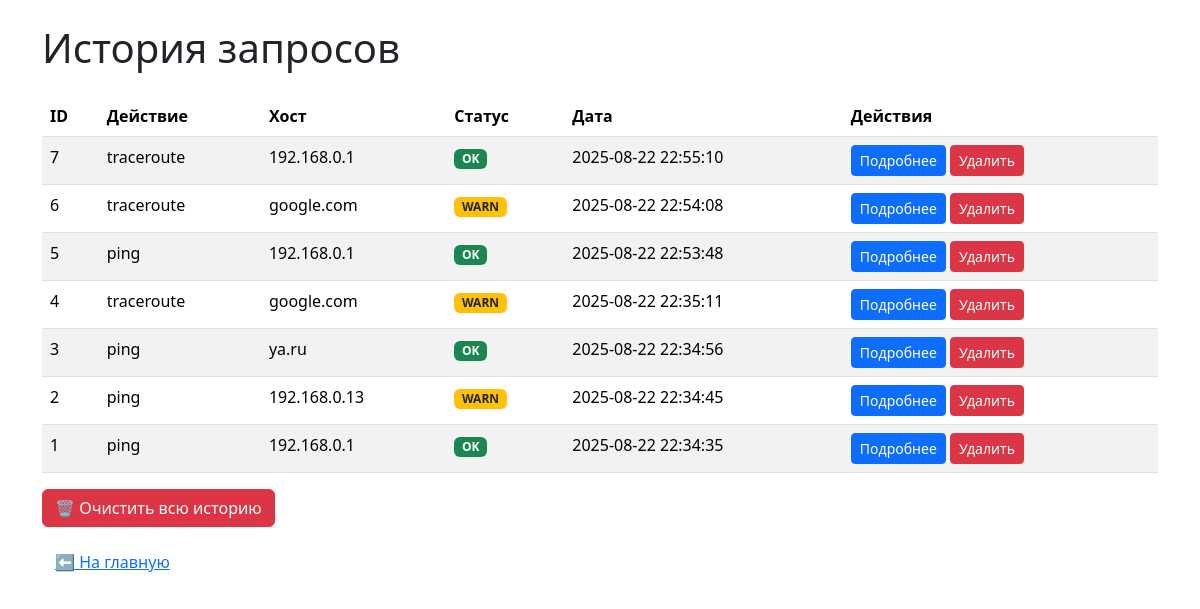
Before: /history with the older database file.
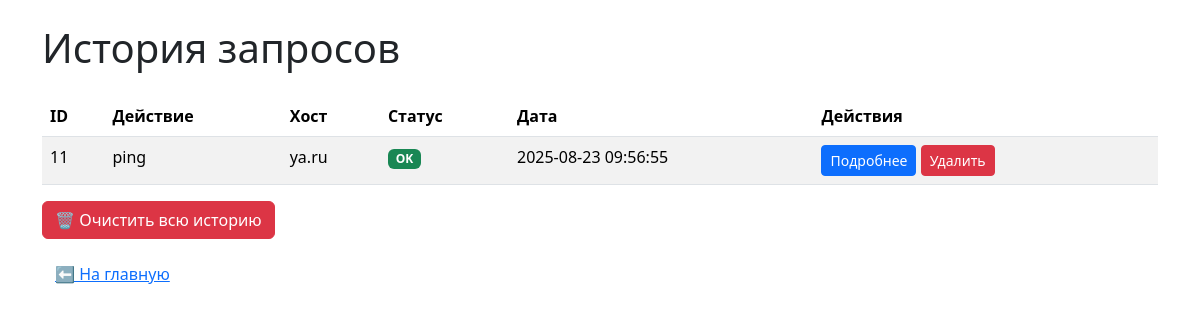
After: the same page with the newer database file.
### tables this page shows
CREATE TABLE logs (
            id INTEGER PRIMARY KEY AUTOINCREMENT,
            timestamp DATETIME DEFAULT CURRENT_TIMESTAMP,
            action TEXT,
            host TEXT,
            params TEXT,
            status TEXT,
            output TEXT
        );

### app.py (the view)
@app.route('/history', methods=['GET'])
def history():
    conn = sqlite3.connect("nettools.db")
    conn.row_factory = sqlite3.Row
    cur = conn.cursor()
    cur.execute("SELECT * FROM logs ORDER BY timestamp DESC")
    logs = cur.fetchall()
    conn.close()
    return render_template("history.html", logs=logs)

### templates/history.html (shortened to what this page needs)
<!doctype html>
<html lang="ru">
  <head>
    <link href="https://cdn.jsdelivr.net/npm/bootstrap@5.3.2/dist/css/bootstrap.min.css" rel="stylesheet">
  </head>
  <body class="container py-4">
    <h1 class="mb-4">История запросов</h1>
    {% if logs %}
      <table class="table table-striped table-hover">
        <thead>
          <tr>
            <th>ID</th>
            <th>Действие</th>
            <th>Хост</th>
            <th>Статус</th>
            <th>Дата</th>
            <th>Действия</th>
          </tr>
        </thead>
        <tbody>
          {% for log in logs %}
            <tr>
              <td>{{ log.id }}</td>
              <td>{{ log.action }}</td>
              <td>{{ log.host }}</td>
              <td>
                {% if log.status == "ok" %}
                  <span class="badge bg-success">OK</span>
                {% elif log.status == "warn" %}
                  <span class="badge bg-warning text-dark">WARN</span>
                {% elif log.status == "error" %}
                  <span class="badge bg-danger">ERROR</span>
                {% else %}
                  <span class="badge bg-secondary">{{ log.status }}</span>
                {% endif %}
              </td>
              <td>{{ log.timestamp }}</td>
              <td>
                <a href="{{ url_for('history_detail', log_id=log.id) }}" class="btn btn-sm btn-primary">
                  Подробнее
                </a>
                <form method="post" action="{{ url_for('del_log_history', log_id=log.id) }}" style="display:inline;">
                  <button type="submit" class="btn btn-sm btn-danger">
                    Удалить
                  </button>
                </form>
              </td>
            </tr>
          {% endfor %}
        </tbody>
      </table>
      <form method="post" action="{{ url_for('delete_history') }}">
        <button type="submit" class="btn btn-danger">
          🗑 Очистить всю историю
        </button>
      </form>
    {% else %}
      <div class="alert alert-info">История пуста</div>
    {% endif %}
    <a href="{{ url_for('index') }}" class="btn btn-link mt-3">⬅ На главную</a>
  </body>
</html>

Changed rows visible on the page:
removed logs: id "7", action "traceroute", host "192.168.0.1", status "OK", timestamp "2025-08-22 22:55:10"
removed logs: id "6", action "traceroute", host "google.com", status "WARN", timestamp "2025-08-22 22:54:08"
removed logs: id "5", action "ping", host "192.168.0.1", status "OK", timestamp "2025-08-22 22:53:48"
removed logs: id "4", action "traceroute", host "google.com", status "WARN", timestamp "2025-08-22 22:35:11"
removed logs: id "3", action "ping", host "ya.ru", status "OK", timestamp "2025-08-22 22:34:56"
removed logs: id "2", action "ping", host "192.168.0.13", status "WARN", timestamp "2025-08-22 22:34:45"
removed logs: id "1", action "ping", host "192.168.0.1", status "OK", timestamp "2025-08-22 22:34:35"
added logs: id "11", action "ping", host "ya.ru", status "OK", timestamp "2025-08-23 09:56:55"
